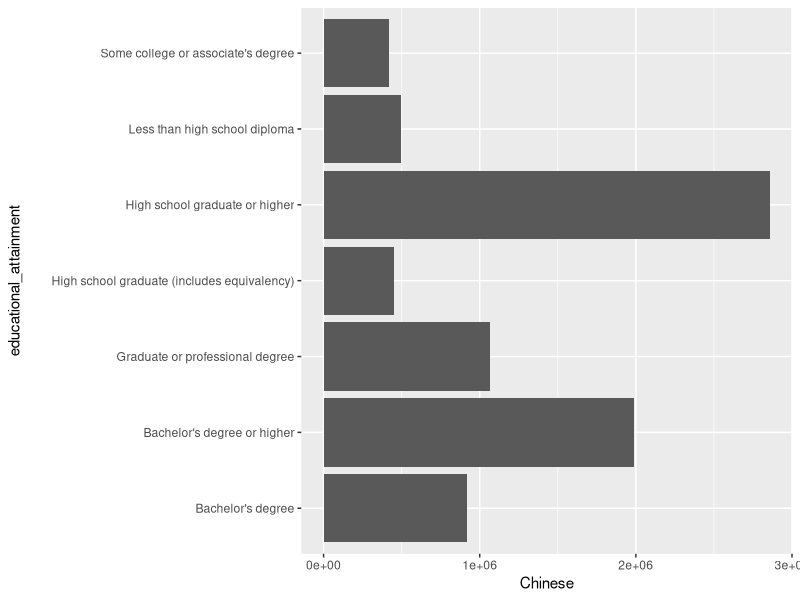
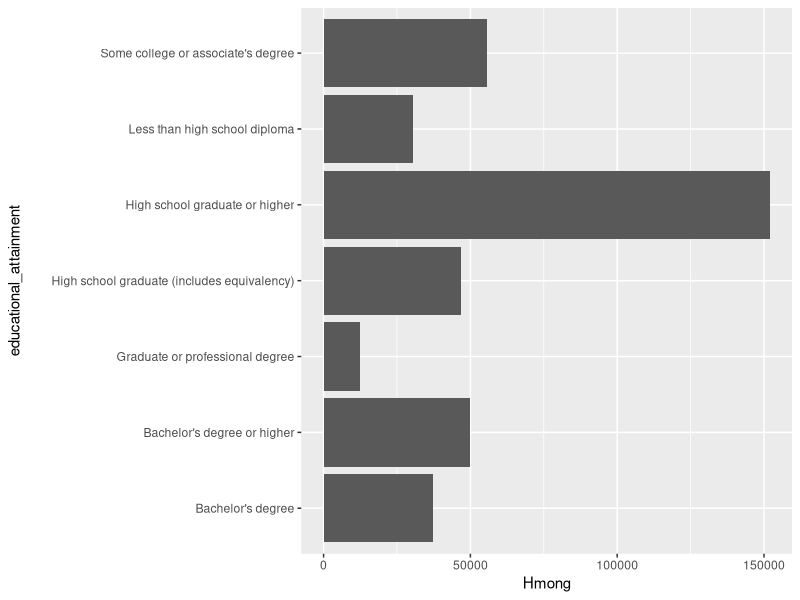

Recreate these plots in R, in order.
## ---- chunk 1
library(tidyverse)
acs2022 <- read_csv("data/acs2022.csv")

acs2022select <- acs2022 |> select(-"United States!!Asian Indian alone!!Margin of Error",
                                   -"United States!!Bangladeshi alone!!Margin of Error",
                                   -"United States!!Cambodian alone!!Margin of Error",
                                   -"United States!!Chinese alone!!Margin of Error",
                                   -"United States!!Chinese, except Taiwanese alone!!Margin of Error",
                                   -"United States!!Taiwanese alone!!Margin of Error",
                                   -"United States!!Filipino alone!!Margin of Error",
                                   -"United States!!Hmong alone!!Margin of Error",
                                   -"United States!!Indonesian alone!!Margin of Error",
                                   -"United States!!Japanese alone!!Margin of Error",
                                   -"United States!!Korean alone!!Margin of Error",
                                   -"United States!!Laotian alone!!Margin of Error",
                                   -"United States!!Pakistani alone!!Margin of Error",
                                   -"United States!!Thai alone!!Margin of Error",
                                   -"United States!!Vietnamese alone!!Margin of Error",
                                   -"United States!!Asian Indian alone or in any combination!!Estimate":-"United States!!Nepalese alone or in any combination!!Margin of Error") |>
  rename("Asian_Indian" = "United States!!Asian Indian alone!!Estimate",
         "Bangladeshi" = "United States!!Bangladeshi alone!!Estimate",
         "Cambodian" = "United States!!Cambodian alone!!Estimate",
         "Chinese" = "United States!!Chinese alone!!Estimate",
         "Chinese_except_Taiwanese" = "United States!!Chinese, except Taiwanese alone!!Estimate",
         "Taiwanese" = "United States!!Taiwanese alone!!Estimate",
         "Filipino" = "United States!!Filipino alone!!Estimate",
         "Hmong" = "United States!!Hmong alone!!Estimate",
         "Indonesian" = "United States!!Indonesian alone!!Estimate",
         "Japanese" = "United States!!Japanese alone!!Estimate",
         "Korean" = "United States!!Korean alone!!Estimate",
         "Laotian" = "United States!!Laotian alone!!Estimate",
         "Pakistani" = "United States!!Pakistani alone!!Estimate",
         "Thai" = "United States!!Thai alone!!Estimate",
         "Vietnamese" = "United States!!Vietnamese alone!!Estimate")

educational_attainment <- acs2022select[c(97:103, 106), ] |> rename("educational_attainment" = "Label (Grouping)")

educational_attainment

educational_attainment <- acs2022select[c(98:103, 106), ] |> rename("educational_attainment" = "Label (Grouping)")

educational_attainment

educational_attainment$Asian_Indian <- c(207475, 220050, 264060, 1002799, 1452330, 2936097, 2451986)

educational_attainment$Chinese <- c(496717, 453086, 419524, 919598, 1067271, 2859481, 1986869)

educational_attainment$Hmong <- c(30487, 46735, 55498, 37424, 12414, 152072, 49838)

Chinese_plot <- educational_attainment |>
  ggplot(aes(x = Chinese,
             y = educational_attainment)) +
  geom_col()

Chinese_plot

Hmong_plot <- educational_attainment |>
  ggplot(aes(x = Hmong,
             y = educational_attainment)) +
  geom_col()

Hmong_plot
## ---- chunk 2
educational_attainment_percentages <- acs2022select[c(97:103, 106), ] |> rename("educational_attainment" = "Label (Grouping)")
educational_attainment_percentages |> knitr::kable()
